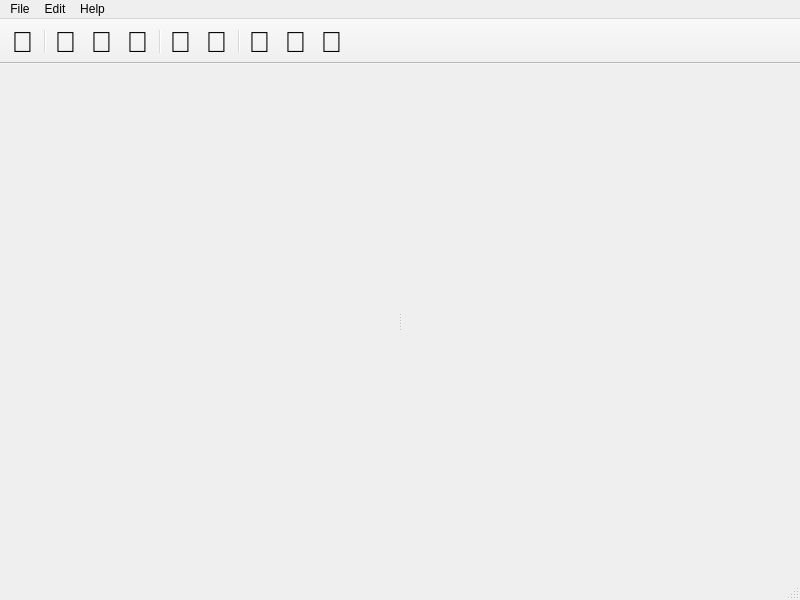
<?xml version="1.0" encoding="UTF-8"?>
<ui version="4.0">
 <class>mainWindow</class>
 <widget class="QMainWindow" name="mainWindow">
  <property name="geometry">
   <rect>
    <x>0</x>
    <y>0</y>
    <width>800</width>
    <height>600</height>
   </rect>
  </property>
  <property name="windowTitle">
   <string>MainWindow</string>
  </property>
  <property name="styleSheet">
   <string notr="true"/>
  </property>
  <widget class="QWidget" name="central_widget">
   <layout class="QHBoxLayout" name="horizontalLayout">
    <property name="leftMargin">
     <number>0</number>
    </property>
    <property name="topMargin">
     <number>0</number>
    </property>
    <property name="rightMargin">
     <number>0</number>
    </property>
    <property name="bottomMargin">
     <number>0</number>
    </property>
    <item>
     <widget class="QSplitter" name="splitter">
      <property name="orientation">
       <enum>Qt::Horizontal</enum>
      </property>
      <widget class="SidePanel" name="side_panel" native="true"/>
      <widget class="QWidget" name="content_panel" native="true"/>
     </widget>
    </item>
   </layout>
  </widget>
  <widget class="QMenuBar" name="menubar">
   <property name="geometry">
    <rect>
     <x>0</x>
     <y>0</y>
     <width>800</width>
     <height>22</height>
    </rect>
   </property>
   <widget class="QMenu" name="menuFile">
    <property name="title">
     <string>File</string>
    </property>
    <addaction name="action_save"/>
    <addaction name="action_load"/>
    <addaction name="action_export"/>
    <addaction name="separator"/>
    <addaction name="action_add"/>
    <addaction name="separator"/>
    <addaction name="action_quit"/>
   </widget>
   <widget class="QMenu" name="menuHelp">
    <property name="title">
     <string>Help</string>
    </property>
    <addaction name="action_about"/>
   </widget>
   <widget class="QMenu" name="menuEdit">
    <property name="title">
     <string>Edit</string>
    </property>
    <addaction name="action_bold"/>
    <addaction name="action_italic"/>
    <addaction name="action_underline"/>
    <addaction name="separator"/>
    <addaction name="action_text_color"/>
    <addaction name="action_highlight"/>
    <addaction name="separator"/>
    <addaction name="action_list_bulleted"/>
    <addaction name="action_indent_increase"/>
    <addaction name="action_indent_decrease"/>
   </widget>
   <addaction name="menuFile"/>
   <addaction name="menuEdit"/>
   <addaction name="menuHelp"/>
  </widget>
  <widget class="QStatusBar" name="statusbar"/>
  <widget class="QToolBar" name="toolBar">
   <property name="windowTitle">
    <string>toolBar</string>
   </property>
   <property name="styleSheet">
    <string notr="true">QToolBar {
	padding: 5px;
}
QToolButton {
	font-family: &quot;feather&quot;;
	font-size: 22pt;
    border-radius: 5;
    width: 32px;
    height: 32px;
}
QToolButton:hover
{
    background: palette(base);
}
QToolButton:checked
{
    background: palette(base);
}
QToolButton:pressed
{
    background: palette(base);
}</string>
   </property>
   <property name="movable">
    <bool>false</bool>
   </property>
   <property name="iconSize">
    <size>
     <width>32</width>
     <height>32</height>
    </size>
   </property>
   <property name="toolButtonStyle">
    <enum>Qt::ToolButtonIconOnly</enum>
   </property>
   <property name="floatable">
    <bool>false</bool>
   </property>
   <attribute name="toolBarArea">
    <enum>TopToolBarArea</enum>
   </attribute>
   <attribute name="toolBarBreak">
    <bool>false</bool>
   </attribute>
   <addaction name="action_add"/>
   <addaction name="separator"/>
   <addaction name="action_bold"/>
   <addaction name="action_italic"/>
   <addaction name="action_underline"/>
   <addaction name="separator"/>
   <addaction name="action_text_color"/>
   <addaction name="action_highlight"/>
   <addaction name="separator"/>
   <addaction name="action_list_bulleted"/>
   <addaction name="action_indent_increase"/>
   <addaction name="action_indent_decrease"/>
  </widget>
  <action name="action_quit">
   <property name="text">
    <string>Quit</string>
   </property>
  </action>
  <action name="action_about">
   <property name="text">
    <string>About</string>
   </property>
  </action>
  <action name="action_save">
   <property name="text">
    <string>Save</string>
   </property>
   <property name="toolTip">
    <string>save</string>
   </property>
  </action>
  <action name="action_load">
   <property name="text">
    <string>Load</string>
   </property>
  </action>
  <action name="action_export">
   <property name="text">
    <string>Export</string>
   </property>
  </action>
  <action name="action_bold">
   <property name="checkable">
    <bool>true</bool>
   </property>
   <property name="text">
    <string>Bold</string>
   </property>
   <property name="iconText">
    <string></string>
   </property>
   <property name="toolTip">
    <string>&lt;html&gt;&lt;head/&gt;&lt;body&gt;&lt;p&gt;Makes text appear bold.&lt;/p&gt;&lt;/body&gt;&lt;/html&gt;</string>
   </property>
   <property name="shortcut">
    <string>Ctrl+B</string>
   </property>
  </action>
  <action name="action_italic">
   <property name="checkable">
    <bool>true</bool>
   </property>
   <property name="text">
    <string>Italic</string>
   </property>
   <property name="iconText">
    <string></string>
   </property>
   <property name="toolTip">
    <string>&lt;html&gt;&lt;head/&gt;&lt;body&gt;&lt;p&gt;Make text appear italic.&lt;/p&gt;&lt;/body&gt;&lt;/html&gt;</string>
   </property>
   <property name="shortcut">
    <string>Ctrl+I</string>
   </property>
   <property name="iconVisibleInMenu">
    <bool>true</bool>
   </property>
  </action>
  <action name="action_underline">
   <property name="checkable">
    <bool>true</bool>
   </property>
   <property name="text">
    <string>Underline</string>
   </property>
   <property name="iconText">
    <string></string>
   </property>
   <property name="toolTip">
    <string>&lt;html&gt;&lt;head/&gt;&lt;body&gt;&lt;p&gt;Underlines the selected text.&lt;/p&gt;&lt;/body&gt;&lt;/html&gt;</string>
   </property>
   <property name="shortcut">
    <string>Ctrl+U</string>
   </property>
  </action>
  <action name="action_indent_decrease">
   <property name="text">
    <string>Decrease Indention</string>
   </property>
   <property name="iconText">
    <string></string>
   </property>
   <property name="toolTip">
    <string>&lt;html&gt;&lt;head/&gt;&lt;body&gt;&lt;p&gt;Decreases the indentation of the bullet point list.&lt;/p&gt;&lt;/body&gt;&lt;/html&gt;</string>
   </property>
  </action>
  <action name="action_indent_increase">
   <property name="text">
    <string>Increse Indention</string>
   </property>
   <property name="iconText">
    <string></string>
   </property>
   <property name="toolTip">
    <string>&lt;html&gt;&lt;head/&gt;&lt;body&gt;&lt;p&gt;Increases the indentation of the bullet point list.&lt;/p&gt;&lt;/body&gt;&lt;/html&gt;</string>
   </property>
  </action>
  <action name="action_text_color">
   <property name="text">
    <string>Text Color</string>
   </property>
   <property name="iconText">
    <string></string>
   </property>
   <property name="toolTip">
    <string>&lt;html&gt;&lt;head/&gt;&lt;body&gt;&lt;p&gt;Change the color of the selected text.&lt;/p&gt;&lt;/body&gt;&lt;/html&gt;</string>
   </property>
  </action>
  <action name="action_list_bulleted">
   <property name="text">
    <string>List</string>
   </property>
   <property name="iconText">
    <string></string>
   </property>
   <property name="toolTip">
    <string>&lt;html&gt;&lt;head/&gt;&lt;body&gt;&lt;p&gt;Makes the selected text to appear in a bullet point list.&lt;/p&gt;&lt;/body&gt;&lt;/html&gt;</string>
   </property>
  </action>
  <action name="action_highlight">
   <property name="text">
    <string>Highlight Color</string>
   </property>
   <property name="iconText">
    <string></string>
   </property>
   <property name="toolTip">
    <string>&lt;html&gt;&lt;head/&gt;&lt;body&gt;&lt;p&gt;Highlight the selected text with a marker.&lt;/p&gt;&lt;/body&gt;&lt;/html&gt;</string>
   </property>
  </action>
  <action name="action_add">
   <property name="text">
    <string>Add Deck</string>
   </property>
   <property name="iconText">
    <string></string>
   </property>
   <property name="toolTip">
    <string>&lt;html&gt;&lt;head/&gt;&lt;body&gt;&lt;p&gt;Add a new card to the deck.&lt;/p&gt;&lt;/body&gt;&lt;/html&gt;</string>
   </property>
  </action>
 </widget>
 <customwidgets>
  <customwidget>
   <class>SidePanel</class>
   <extends>QWidget</extends>
   <header>SidePanel.h</header>
   <container>1</container>
  </customwidget>
 </customwidgets>
 <resources>
  <include location="../resources/resources.qrc"/>
 </resources>
 <connections/>
</ui>
